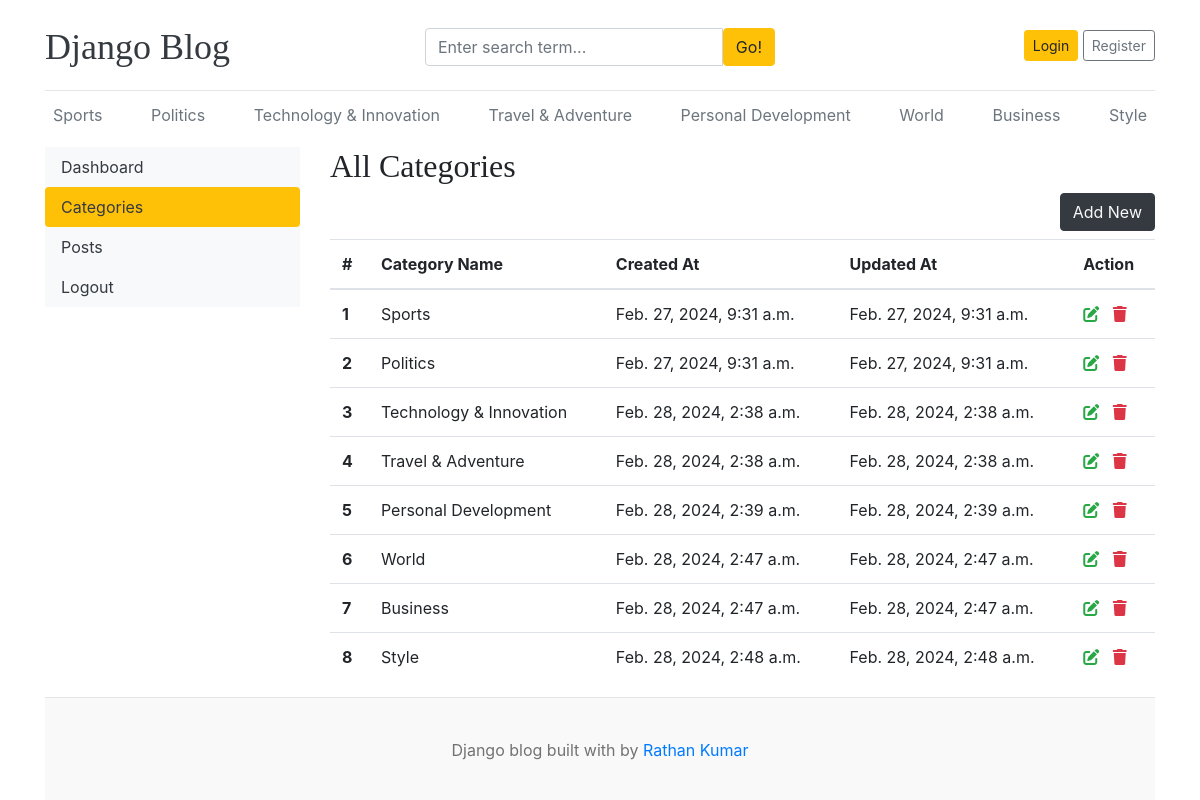
/dashboard/categories/, run on the app's committed database.
### blogs/models.py (models this page shows)
class Category(models.Model):
    category_name = models.CharField(max_length=50, unique=True)
    created_at = models.DateTimeField(auto_now_add=True)
    updated_at = models.DateTimeField(auto_now=True)
    class Meta:
        verbose_name_plural = 'categories'
    def __str__(self):
        return self.category_name

### dashboards/views.py (the view)
# urls.py: path('categories/', views.categories, name='categories'),
def categories(request):
    return render(request, 'dashboard/categories.html')

### blogs/context_processors.py (called while the page is built)
def get_categories(request):
    categories = Category.objects.all()
    return dict(categories=categories)

def get_social_links(request):
    social_links = SocialLink.objects.all()
    return dict(social_links=social_links)

### templates/dashboard/categories.html (shortened to what this page needs)
{% extends 'base.html' %}
{% block content %}
<div class="row">
    {% include 'dashboard/sidebar.html' %}
    <div class="col-md-9">
        <h2>All Categories</h2>
        <a href="{% url 'add_category' %}" class="btn btn-dark text-light float-right mb-2">Add New</a>
        <table class="table table-hover">
            <thead>
                <tr>
                    <th>#</th>
                    <th>Category Name</th>
                    <th>Created At</th>
                    <th>Updated At</th>
                    <th>Action</th>
                </tr>
            </thead>
            <tbody>
                {% for cat in categories %}
                <tr>
                    <th>{{forloop.counter}}</th>
                    <td>{{cat}}</td>
                    <td>{{cat.created_at}}</td>
                    <td>{{cat.updated_at}}</td>
                    <td>
                        <a href="{% url 'edit_category' cat.id %}"><i class="fas fa-edit text-success"></i></a>
                        <a href="{% url 'delete_category' cat.id %}"><i class="fas fa-trash text-danger"></i></a>
                    </td>
                </tr>
                {% endfor %}
            </tbody>
        </table>
    </div>
</div>
{% endblock %}

### templates/base.html (shortened to what this page needs)
{% load static %}
<!DOCTYPE html>
<html lang="en">
<head>
    <link href="https://getbootstrap.com/docs/4.0/dist/css/bootstrap.min.css" rel="stylesheet">
    <link href="{% static 'css/blog.css' %}" rel="stylesheet">
    <link rel="stylesheet" href="https://cdnjs.cloudflare.com/ajax/libs/font-awesome/6.5.1/css/all.min.css"
 />
</head>
<body>
    <div class="container">
        <header class="blog-header py-3">
            <div class="row flex-nowrap justify-content-between align-items-center">
                <div class="col-4 pt-1">
                    <a class="blog-header-logo text-dark" href="/">Django Blog</a>
                </div>
                <div class="col-4 pt-1">
                    <form action="{% url 'search' %}">
                        <div class="input-group">
                            <input class="form-control" type="text" name="keyword" value="{{keyword}}"
                                placeholder="Enter search term..." aria-label="Enter search term..."
                                aria-describedby="button-search" />
                            <button type="submit" class="btn btn-warning" id="button-search" type="button">Go!</button>
                        </div>
                    </form>
                </div>
                <div class="col-4 d-flex justify-content-end align-items-center">
                    {% if not user.is_authenticated %}
                    <a class="btn btn-sm btn-warning" href="{% url 'login' %}">Login</a> &nbsp;
                    <a class="btn btn-sm btn-outline-secondary" href="{% url 'register' %}">Register</a>
                    {% else %}
                    <span><a href="{% url 'dashboard' %}">Dashboard</a></span>
                    &emsp;
                    <span><a href="{% url 'logout' %}">Logout</a></span>
                    {% endif %}
                </div>
            </div>
        </header>
        <div class="nav-scroller py-1 mb-2">
            <nav class="nav d-flex justify-content-between">
                {% for category in categories %}
                <a class="p-2 text-muted"
                    href="{% url 'posts_by_category' category.id %}">{{category.category_name}}</a>
                {% endfor %}
            </nav>
        </div>
        {% block content %}
        {% endblock %}
        <footer class="blog-footer">
            <p>Django blog built with by <a href="#">Rathan Kumar</a></p>
        </footer>
</body>
</html>

### blog_main/static/css/blog.css (style rules this page uses)
.blog-header { border-bottom: 1px solid #e5e5e5; }
.blog-header-logo { font-family: "Playfair Display", Georgia, "Times New Roman", serif; font-size: 2.25rem; }
h1, h2, h3, h4, h5, h6 { font-family: "Playfair Display", Georgia, "Times New Roman", serif; }
.blog-footer { padding: 2.5rem 0; color: #727272; text-align: center; background-color: #f9f9f9; border-top: .05rem solid #e5e5e5; }
.blog-footer p:last-child { margin-bottom: 0; }

### data on the page
Category: category_name "Sports", created_at "Feb. 27, 2024, 9:31 a.m.", updated_at "Feb. 27, 2024, 9:31 a.m."
Category: category_name "Politics", created_at "Feb. 27, 2024, 9:31 a.m.", updated_at "Feb. 27, 2024, 9:31 a.m."
Category: category_name "Technology & Innovation", created_at "Feb. 28, 2024, 2:38 a.m.", updated_at "Feb. 28, 2024, 2:38 a.m."
Category: category_name "Travel & Adventure", created_at "Feb. 28, 2024, 2:38 a.m.", updated_at "Feb. 28, 2024, 2:38 a.m."
Category: category_name "Personal Development", created_at "Feb. 28, 2024, 2:39 a.m.", updated_at "Feb. 28, 2024, 2:39 a.m."
Category: category_name "World", created_at "Feb. 28, 2024, 2:47 a.m.", updated_at "Feb. 28, 2024, 2:47 a.m."
Category: category_name "Business", created_at "Feb. 28, 2024, 2:47 a.m.", updated_at "Feb. 28, 2024, 2:47 a.m."
Category: category_name "Style", created_at "Feb. 28, 2024, 2:48 a.m.", updated_at "Feb. 28, 2024, 2:48 a.m."
